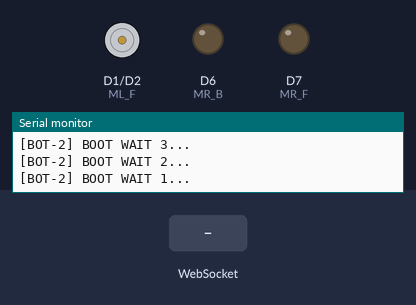
Bench run of a sketch on a simulated ESP8266 (NodeMCU). Parts: motor-driver pin pairs drawn as motors (green arrow = first pin HIGH = forward, orange = second pin HIGH = backward, longer = more drive), output pins drawn as LEDs (lit = HIGH), the last lines printed to the serial monitor. The test bench sets the inputs (shaded band). WiFi joins after 1.5 s; servers stay silent unless stated.

Above: at 7.7 s.
7.8 s: WebSocket text "2:ON" received
At 8.3 s:
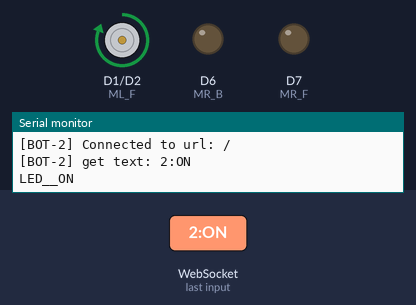
9.3 s: WebSocket text "2:OFF" received
At 10.7 s:
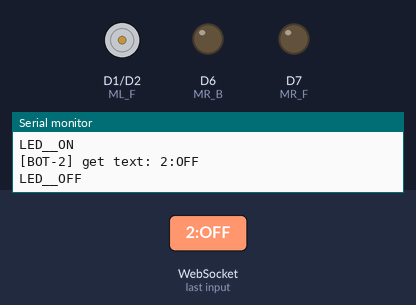
Timing chart, 0 to 12.3 s (numbered marks = the images above; inputs shaded):
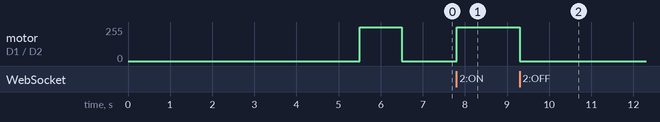

The sketch:

WebSocketClient_MICROBOT_2.ino
```cpp
/*
 * WebSocketClient.ino
 *
 *  Created on: 24.05.2015
 *
 */
//BOT-2

#include <Arduino.h>

#include <ESP8266WiFi.h>
#include <ESP8266WiFiMulti.h>

#include <WebSocketsClient.h>

#include <Hash.h>

ESP8266WiFiMulti WiFiMulti;
WebSocketsClient webSocket;

#define ML_F D1
#define ML_B D2
#define MR_B D6
#define MR_F D7

String text =  "";
bool last_state = false;

void webSocketEvent(WStype_t type, uint8_t * payload, size_t length) {
  switch(type) {
		case WStype_DISCONNECTED:
			Serial.printf("[BOT-2] Disconnected!\n");
			break;
		case WStype_CONNECTED:
			Serial.printf("[BOT-2] Connected to url: %s\n", payload);
			// send message to server when Connected
			webSocket.sendTXT("Connected BOT-2");
			break;
		case WStype_TEXT:
			Serial.printf("[BOT-2] get text: %s\n", payload);
      text = String((char*) payload);     // 3 MOTHER FUCKING DAYS FOR THIS ONE LINE... ONE FUCKING LINE!!!!!
			//webSocket.sendTXT("Acknowledged");
			break;
		/*case WStype_BIN:
			Serial.printf("[BOT-2] get binary length: %u\n", length);
			hexdump(payload, length);

			// send data to server
			// webSocket.sendBIN(payload, length);
			break;*/
    case WStype_PING:
      // pong will be send automatically
      Serial.printf("[BOT-2] get ping\n");
      break;
    case WStype_PONG:
      // answer to a ping we send
      Serial.printf("[BOT-2] get pong\n");
      break;
  }
}

void setup() {
	// Serial.begin(921600);
  pinMode(D1, OUTPUT);
  pinMode(ML_F, OUTPUT);
  pinMode(ML_B, OUTPUT);
  pinMode(MR_B, OUTPUT);
  pinMode(MR_F, OUTPUT);
	Serial.begin(115200);

	//Serial.setDebugOutput(true);
	//Serial.setDebugOutput(true);

	Serial.println();
	Serial.println();
	Serial.println();

	for(uint8_t t = 4; t > 0; t--) {
		Serial.printf("[BOT-2] BOOT WAIT %d...\n", t);
		Serial.flush();
		delay(1000);
	}

	WiFiMulti.addAP("Neil", "NeIlNoR18");       // CHANGE THIS

	//WiFi.disconnect();
	while(WiFiMulti.run() != WL_CONNECTED) {
    Serial.print('.');
    digitalWrite(LED_BUILTIN, HIGH);
		delay(100);
    digitalWrite(LED_BUILTIN, LOW);
    delay(100);
	}

	// server address, port and URL
	webSocket.begin("192.168.43.9", 81, "/");       // CHANGE SERVER IP

	// event handler
	webSocket.onEvent(webSocketEvent);

	// use HTTP Basic Authorization this is optional remove if not needed
	//webSocket.setAuthorization("user", "Password");

	// try every 5000ms again if connection has failed
	webSocket.setReconnectInterval(5000);

  // start heartbeat (optional)
  // ping server every 15000 ms
  // expect pong from server within 3000 ms
  // consider connection disconnected if pong is not received 2 times
  //webSocket.enableHeartbeat(50, 40, 1);
  digitalWrite(D1, HIGH);
  delay(1000);
  digitalWrite(D1, LOW);
  digitalWrite(ML_F, LOW);
  digitalWrite(ML_B, LOW);
  digitalWrite(MR_B, LOW);
  digitalWrite(MR_F, LOW);
}

void loop() {
	webSocket.loop();
  //Serial.println(text); DEATH INCARNATE DO NOT UNCOMMENT
  if (text == "2:ON" && last_state == false) {
    Serial.println("LED__ON");
    digitalWrite(D1, HIGH);
    last_state = true;
  }
  else if (text == "2:OFF" && last_state == true) {
    Serial.println("LED__OFF");
    digitalWrite(D1, LOW);
    last_state = false;
  }
//  else {
//    webSocket.sendTXT("Illegal Input");
//  }
}
```

Measured:
- after the input at 7.8 s, motor on D1 (ML_F) / D2 (ML_B): stopped → forward 255/255 at once
- after the input at 9.3 s, motor on D1 (ML_F) / D2 (ML_B): forward 255/255 → stopped at once
